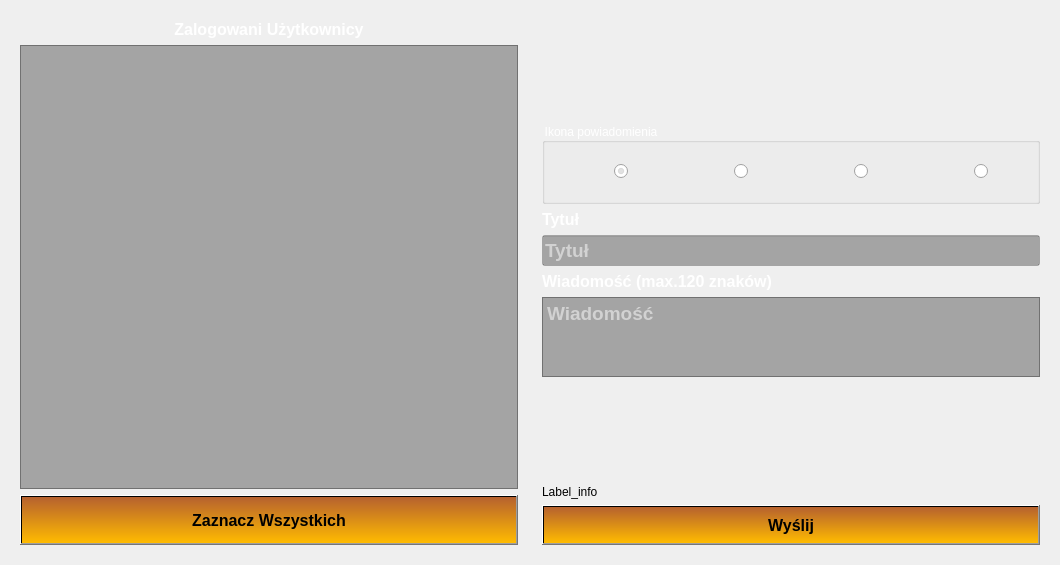
<?xml version="1.0" encoding="UTF-8"?>
<ui version="4.0">
 <class>Hotel_wyslij</class>
 <widget class="QDialog" name="Hotel_wyslij">
  <property name="geometry">
   <rect>
    <x>0</x>
    <y>0</y>
    <width>1060</width>
    <height>565</height>
   </rect>
  </property>
  <property name="windowTitle">
   <string>Dialog</string>
  </property>
  <property name="styleSheet">
   <string notr="true">#Hotel_wyslij{border-image: url(:/img/img/main_bg.jpg);}</string>
  </property>
  <layout class="QHBoxLayout" name="horizontalLayout_2">
   <item>
    <widget class="QWidget" name="widget_2" native="true">
     <layout class="QGridLayout" name="gridLayout_3">
      <item row="0" column="0">
       <widget class="QLabel" name="label">
        <property name="font">
         <font>
          <family>Arial</family>
          <pointsize>12</pointsize>
          <weight>75</weight>
          <bold>true</bold>
         </font>
        </property>
        <property name="styleSheet">
         <string notr="true">color:white</string>
        </property>
        <property name="text">
         <string>Zalogowani Użytkownicy</string>
        </property>
        <property name="alignment">
         <set>Qt::AlignCenter</set>
        </property>
       </widget>
      </item>
      <item row="1" column="0">
       <widget class="QTableWidget" name="Table_pokoje">
        <property name="font">
         <font>
          <family>Arial</family>
          <pointsize>12</pointsize>
         </font>
        </property>
        <property name="styleSheet">
         <string notr="true">background-color: rgba(0,0,0, 80);
color:white;</string>
        </property>
       </widget>
      </item>
      <item row="2" column="0">
       <widget class="QPushButton" name="pushButton">
        <property name="minimumSize">
         <size>
          <width>0</width>
          <height>50</height>
         </size>
        </property>
        <property name="font">
         <font>
          <family>Arial</family>
          <pointsize>12</pointsize>
          <weight>75</weight>
          <bold>true</bold>
         </font>
        </property>
        <property name="styleSheet">
         <string notr="true">background-color: qlineargradient(spread:pad, x1:0, y1:1, x2:0, y2:0, stop:0 rgba(255, 187, 0, 255), stop:1 rgba(182, 97, 46, 255));</string>
        </property>
        <property name="text">
         <string>Zaznacz Wszystkich</string>
        </property>
       </widget>
      </item>
     </layout>
    </widget>
   </item>
   <item>
    <widget class="QWidget" name="widget" native="true">
     <layout class="QGridLayout" name="gridLayout_4">
      <item row="1" column="0">
       <widget class="QGroupBox" name="groupBox">
        <property name="styleSheet">
         <string notr="true">color:white</string>
        </property>
        <property name="title">
         <string>Ikona powiadomienia</string>
        </property>
        <layout class="QGridLayout" name="gridLayout_2">
         <item row="0" column="2">
          <widget class="QRadioButton" name="radioButton_issp">
           <property name="text">
            <string/>
           </property>
           <property name="checked">
            <bool>true</bool>
           </property>
          </widget>
         </item>
         <item row="0" column="3">
          <widget class="QLabel" name="label_6">
           <property name="minimumSize">
            <size>
             <width>0</width>
             <height>40</height>
            </size>
           </property>
           <property name="styleSheet">
            <string notr="true">background-image: url(:/img/img/notiimg2.png);
 background-repeat: no-repeat;
 background-position: right;</string>
           </property>
           <property name="text">
            <string/>
           </property>
           <property name="alignment">
            <set>Qt::AlignRight|Qt::AlignTrailing|Qt::AlignVCenter</set>
           </property>
          </widget>
         </item>
         <item row="0" column="5">
          <widget class="QLabel" name="label_5">
           <property name="minimumSize">
            <size>
             <width>0</width>
             <height>40</height>
            </size>
           </property>
           <property name="styleSheet">
            <string notr="true">background-image: url(:/img/img/notiimg3.png);
 background-repeat: no-repeat;
 background-position: right;</string>
           </property>
           <property name="text">
            <string/>
           </property>
           <property name="alignment">
            <set>Qt::AlignRight|Qt::AlignTrailing|Qt::AlignVCenter</set>
           </property>
          </widget>
         </item>
         <item row="0" column="4">
          <widget class="QRadioButton" name="radioButton_question">
           <property name="text">
            <string/>
           </property>
           <property name="checked">
            <bool>false</bool>
           </property>
          </widget>
         </item>
         <item row="0" column="7">
          <widget class="QLabel" name="label_7">
           <property name="minimumSize">
            <size>
             <width>0</width>
             <height>40</height>
            </size>
           </property>
           <property name="styleSheet">
            <string notr="true">background-image: url(:/img/img/notiimg4.png);
 background-repeat: no-repeat;
 background-position: right;</string>
           </property>
           <property name="text">
            <string/>
           </property>
           <property name="alignment">
            <set>Qt::AlignRight|Qt::AlignTrailing|Qt::AlignVCenter</set>
           </property>
          </widget>
         </item>
         <item row="0" column="6">
          <widget class="QRadioButton" name="radioButton_exclamation">
           <property name="text">
            <string/>
           </property>
           <property name="checked">
            <bool>false</bool>
           </property>
          </widget>
         </item>
         <item row="0" column="1">
          <widget class="QLabel" name="label_4">
           <property name="minimumSize">
            <size>
             <width>0</width>
             <height>40</height>
            </size>
           </property>
           <property name="styleSheet">
            <string notr="true">background-image: url(:/img/img/notiimg.png);
 background-repeat: no-repeat;
 background-position: right;</string>
           </property>
           <property name="text">
            <string/>
           </property>
           <property name="alignment">
            <set>Qt::AlignRight|Qt::AlignTrailing|Qt::AlignVCenter</set>
           </property>
          </widget>
         </item>
         <item row="0" column="8">
          <widget class="QRadioButton" name="radioButton_dolar">
           <property name="styleSheet">
            <string notr="true"/>
           </property>
           <property name="text">
            <string/>
           </property>
           <property name="checked">
            <bool>false</bool>
           </property>
          </widget>
         </item>
        </layout>
       </widget>
      </item>
      <item row="4" column="0">
       <widget class="QLabel" name="label_3">
        <property name="font">
         <font>
          <family>Arial</family>
          <pointsize>12</pointsize>
          <weight>75</weight>
          <bold>true</bold>
         </font>
        </property>
        <property name="styleSheet">
         <string notr="true">color:white</string>
        </property>
        <property name="text">
         <string>Wiadomość (max.120 znaków)</string>
        </property>
       </widget>
      </item>
      <item row="5" column="0">
       <widget class="QTextEdit" name="textEdit_msg">
        <property name="sizePolicy">
         <sizepolicy hsizetype="Expanding" vsizetype="Maximum">
          <horstretch>0</horstretch>
          <verstretch>0</verstretch>
         </sizepolicy>
        </property>
        <property name="maximumSize">
         <size>
          <width>16777215</width>
          <height>80</height>
         </size>
        </property>
        <property name="font">
         <font>
          <family>Arial</family>
          <pointsize>14</pointsize>
          <weight>75</weight>
          <bold>true</bold>
         </font>
        </property>
        <property name="styleSheet">
         <string notr="true">background-color: rgba(0, 0, 0, 80);
color:white</string>
        </property>
        <property name="placeholderText">
         <string>Wiadomość</string>
        </property>
       </widget>
      </item>
      <item row="2" column="0">
       <widget class="QLabel" name="label_2">
        <property name="font">
         <font>
          <family>Arial</family>
          <pointsize>12</pointsize>
          <weight>75</weight>
          <bold>true</bold>
         </font>
        </property>
        <property name="styleSheet">
         <string notr="true">color:white</string>
        </property>
        <property name="text">
         <string>Tytuł</string>
        </property>
       </widget>
      </item>
      <item row="3" column="0">
       <widget class="QLineEdit" name="lineEdit_title">
        <property name="font">
         <font>
          <family>Arial</family>
          <pointsize>14</pointsize>
          <weight>75</weight>
          <bold>true</bold>
         </font>
        </property>
        <property name="styleSheet">
         <string notr="true">background-color: rgba(0, 0, 0, 80);
color:white</string>
        </property>
        <property name="placeholderText">
         <string>Tytuł</string>
        </property>
       </widget>
      </item>
      <item row="7" column="0">
       <widget class="QLabel" name="label_info">
        <property name="text">
         <string>Label_info</string>
        </property>
       </widget>
      </item>
      <item row="0" column="0">
       <spacer name="verticalSpacer_3">
        <property name="orientation">
         <enum>Qt::Vertical</enum>
        </property>
        <property name="sizeHint" stdset="0">
         <size>
          <width>20</width>
          <height>40</height>
         </size>
        </property>
       </spacer>
      </item>
      <item row="8" column="0">
       <widget class="QPushButton" name="pushButton_2">
        <property name="minimumSize">
         <size>
          <width>0</width>
          <height>40</height>
         </size>
        </property>
        <property name="font">
         <font>
          <family>Arial</family>
          <pointsize>12</pointsize>
          <weight>75</weight>
          <bold>true</bold>
         </font>
        </property>
        <property name="styleSheet">
         <string notr="true">background-color: qlineargradient(spread:pad, x1:0, y1:1, x2:0, y2:0, stop:0 rgba(255, 187, 0, 255), stop:1 rgba(182, 97, 46, 255));</string>
        </property>
        <property name="text">
         <string>Wyślij</string>
        </property>
       </widget>
      </item>
      <item row="6" column="0">
       <spacer name="verticalSpacer_2">
        <property name="orientation">
         <enum>Qt::Vertical</enum>
        </property>
        <property name="sizeHint" stdset="0">
         <size>
          <width>20</width>
          <height>40</height>
         </size>
        </property>
       </spacer>
      </item>
     </layout>
    </widget>
   </item>
  </layout>
 </widget>
 <resources/>
 <connections/>
</ui>
